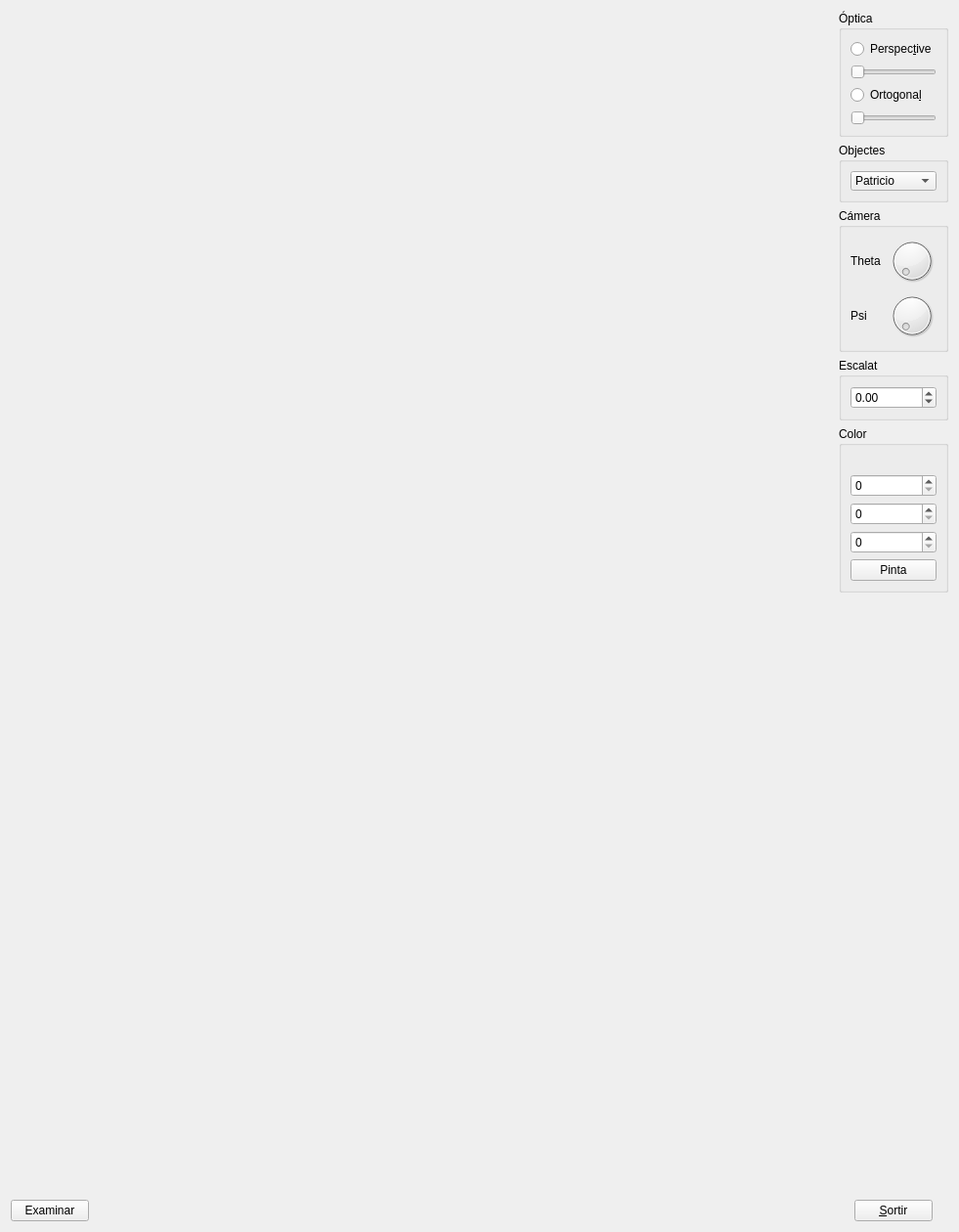
<?xml version="1.0" encoding="UTF-8"?>
<ui version="4.0">
 <class>MyForm</class>
 <widget class="QWidget" name="MyForm">
  <property name="geometry">
   <rect>
    <x>0</x>
    <y>0</y>
    <width>981</width>
    <height>1260</height>
   </rect>
  </property>
  <property name="sizePolicy">
   <sizepolicy hsizetype="Fixed" vsizetype="Fixed">
    <horstretch>0</horstretch>
    <verstretch>0</verstretch>
   </sizepolicy>
  </property>
  <property name="windowTitle">
   <string>Form</string>
  </property>
  <layout class="QHBoxLayout" name="horizontalLayout">
   <item>
    <layout class="QVBoxLayout" name="verticalLayout_9">
     <item>
      <widget class="MyGLWidget" name="widget" native="true">
       <property name="sizePolicy">
        <sizepolicy hsizetype="Expanding" vsizetype="Expanding">
         <horstretch>0</horstretch>
         <verstretch>0</verstretch>
        </sizepolicy>
       </property>
       <property name="maximumSize">
        <size>
         <width>1000</width>
         <height>1000</height>
        </size>
       </property>
      </widget>
     </item>
     <item alignment="Qt::AlignBottom">
      <widget class="MyPushButton" name="pushButton_3">
       <property name="sizePolicy">
        <sizepolicy hsizetype="Fixed" vsizetype="Fixed">
         <horstretch>0</horstretch>
         <verstretch>0</verstretch>
        </sizepolicy>
       </property>
       <property name="text">
        <string>Examinar</string>
       </property>
      </widget>
     </item>
    </layout>
   </item>
   <item>
    <layout class="QVBoxLayout" name="verticalLayout">
     <item>
      <widget class="QGroupBox" name="groupBox">
       <property name="sizePolicy">
        <sizepolicy hsizetype="Minimum" vsizetype="Minimum">
         <horstretch>0</horstretch>
         <verstretch>0</verstretch>
        </sizepolicy>
       </property>
       <property name="title">
        <string>Óptica</string>
       </property>
       <property name="checkable">
        <bool>false</bool>
       </property>
       <layout class="QVBoxLayout" name="verticalLayout_2">
        <item>
         <widget class="QRadioButton" name="radioButton">
          <property name="text">
           <string>Perspec&amp;tive</string>
          </property>
          <property name="autoExclusive">
           <bool>true</bool>
          </property>
         </widget>
        </item>
        <item>
         <widget class="QSlider" name="horizontalSlider_2">
          <property name="sizePolicy">
           <sizepolicy hsizetype="Ignored" vsizetype="Fixed">
            <horstretch>0</horstretch>
            <verstretch>0</verstretch>
           </sizepolicy>
          </property>
          <property name="minimum">
           <number>0</number>
          </property>
          <property name="maximum">
           <number>85</number>
          </property>
          <property name="value">
           <number>0</number>
          </property>
          <property name="orientation">
           <enum>Qt::Horizontal</enum>
          </property>
         </widget>
        </item>
        <item>
         <widget class="QRadioButton" name="radioButton_2">
          <property name="text">
           <string>Ortogona&amp;l</string>
          </property>
          <property name="checked">
           <bool>false</bool>
          </property>
          <property name="autoExclusive">
           <bool>true</bool>
          </property>
         </widget>
        </item>
        <item>
         <widget class="QSlider" name="horizontalSlider">
          <property name="sizePolicy">
           <sizepolicy hsizetype="Ignored" vsizetype="Fixed">
            <horstretch>0</horstretch>
            <verstretch>0</verstretch>
           </sizepolicy>
          </property>
          <property name="maximum">
           <number>100</number>
          </property>
          <property name="orientation">
           <enum>Qt::Horizontal</enum>
          </property>
         </widget>
        </item>
       </layout>
      </widget>
     </item>
     <item>
      <widget class="QGroupBox" name="groupBox_2">
       <property name="enabled">
        <bool>true</bool>
       </property>
       <property name="sizePolicy">
        <sizepolicy hsizetype="Minimum" vsizetype="Minimum">
         <horstretch>0</horstretch>
         <verstretch>0</verstretch>
        </sizepolicy>
       </property>
       <property name="title">
        <string>Objectes</string>
       </property>
       <layout class="QVBoxLayout" name="verticalLayout_3">
        <item>
         <widget class="QComboBox" name="comboBox">
          <property name="sizePolicy">
           <sizepolicy hsizetype="Fixed" vsizetype="Fixed">
            <horstretch>0</horstretch>
            <verstretch>0</verstretch>
           </sizepolicy>
          </property>
          <property name="maximumSize">
           <size>
            <width>100</width>
            <height>20</height>
           </size>
          </property>
          <item>
           <property name="text">
            <string>Patricio</string>
           </property>
          </item>
          <item>
           <property name="text">
            <string>Homer</string>
           </property>
          </item>
          <item>
           <property name="text">
            <string>Legoman</string>
           </property>
          </item>
          <item>
           <property name="text">
            <string>Vaca</string>
           </property>
          </item>
          <item>
           <property name="text">
            <string>Delfin</string>
           </property>
          </item>
          <item>
           <property name="text">
            <string>F16</string>
           </property>
          </item>
          <item>
           <property name="text">
            <string>Porsche</string>
           </property>
          </item>
         </widget>
        </item>
       </layout>
      </widget>
     </item>
     <item>
      <widget class="QGroupBox" name="groupBox_3">
       <property name="enabled">
        <bool>true</bool>
       </property>
       <property name="sizePolicy">
        <sizepolicy hsizetype="Minimum" vsizetype="Minimum">
         <horstretch>0</horstretch>
         <verstretch>0</verstretch>
        </sizepolicy>
       </property>
       <property name="title">
        <string>Cámera</string>
       </property>
       <layout class="QVBoxLayout" name="verticalLayout_5">
        <item>
         <layout class="QHBoxLayout" name="horizontalLayout_7">
          <item>
           <widget class="QLabel" name="label">
            <property name="sizePolicy">
             <sizepolicy hsizetype="Fixed" vsizetype="Fixed">
              <horstretch>0</horstretch>
              <verstretch>0</verstretch>
             </sizepolicy>
            </property>
            <property name="maximumSize">
             <size>
              <width>50</width>
              <height>50</height>
             </size>
            </property>
            <property name="text">
             <string>Theta</string>
            </property>
           </widget>
          </item>
          <item>
           <widget class="QDial" name="dial_5">
            <property name="sizePolicy">
             <sizepolicy hsizetype="Fixed" vsizetype="Fixed">
              <horstretch>0</horstretch>
              <verstretch>0</verstretch>
             </sizepolicy>
            </property>
            <property name="maximumSize">
             <size>
              <width>50</width>
              <height>50</height>
             </size>
            </property>
            <property name="maximum">
             <number>360</number>
            </property>
           </widget>
          </item>
         </layout>
        </item>
        <item>
         <layout class="QHBoxLayout" name="horizontalLayout_8">
          <item>
           <widget class="QLabel" name="label_2">
            <property name="sizePolicy">
             <sizepolicy hsizetype="Fixed" vsizetype="Fixed">
              <horstretch>0</horstretch>
              <verstretch>0</verstretch>
             </sizepolicy>
            </property>
            <property name="maximumSize">
             <size>
              <width>50</width>
              <height>50</height>
             </size>
            </property>
            <property name="text">
             <string>Psi</string>
            </property>
           </widget>
          </item>
          <item>
           <widget class="QDial" name="dial_2">
            <property name="sizePolicy">
             <sizepolicy hsizetype="Fixed" vsizetype="Fixed">
              <horstretch>0</horstretch>
              <verstretch>0</verstretch>
             </sizepolicy>
            </property>
            <property name="maximumSize">
             <size>
              <width>50</width>
              <height>50</height>
             </size>
            </property>
            <property name="maximum">
             <number>360</number>
            </property>
           </widget>
          </item>
         </layout>
        </item>
       </layout>
      </widget>
     </item>
     <item>
      <widget class="QGroupBox" name="groupBox_5">
       <property name="title">
        <string>Escalat</string>
       </property>
       <layout class="QVBoxLayout" name="verticalLayout_6">
        <item>
         <widget class="QDoubleSpinBox" name="doubleSpinBox">
          <property name="minimum">
           <double>-99.989999999999995</double>
          </property>
         </widget>
        </item>
       </layout>
      </widget>
     </item>
     <item>
      <widget class="QGroupBox" name="groupBox_6">
       <property name="title">
        <string>Color</string>
       </property>
       <layout class="QVBoxLayout" name="verticalLayout_7">
        <item>
         <widget class="MyLabel" name="label_5">
          <property name="text">
           <string/>
          </property>
         </widget>
        </item>
        <item>
         <widget class="QSpinBox" name="spinBox_5">
          <property name="maximum">
           <number>255</number>
          </property>
         </widget>
        </item>
        <item>
         <widget class="QSpinBox" name="spinBox_4">
          <property name="maximum">
           <number>255</number>
          </property>
         </widget>
        </item>
        <item>
         <widget class="QSpinBox" name="spinBox_3">
          <property name="maximum">
           <number>255</number>
          </property>
         </widget>
        </item>
        <item>
         <widget class="QPushButton" name="pushButton_2">
          <property name="text">
           <string>Pinta</string>
          </property>
         </widget>
        </item>
       </layout>
      </widget>
     </item>
     <item>
      <spacer name="verticalSpacer_2">
       <property name="orientation">
        <enum>Qt::Vertical</enum>
       </property>
       <property name="sizeHint" stdset="0">
        <size>
         <width>20</width>
         <height>40</height>
        </size>
       </property>
      </spacer>
     </item>
     <item alignment="Qt::AlignHCenter">
      <widget class="QPushButton" name="pushButton">
       <property name="sizePolicy">
        <sizepolicy hsizetype="Fixed" vsizetype="Fixed">
         <horstretch>0</horstretch>
         <verstretch>0</verstretch>
        </sizepolicy>
       </property>
       <property name="text">
        <string>&amp;Sortir</string>
       </property>
      </widget>
     </item>
    </layout>
   </item>
  </layout>
 </widget>
 <customwidgets>
  <customwidget>
   <class>MyGLWidget</class>
   <extends>QWidget</extends>
   <header>MyGLWidget.h</header>
   <container>1</container>
   <slots>
    <signal>updatepsi(int)</signal>
    <signal>updatetheta(int)</signal>
    <signal>setPressPrimera(bool)</signal>
    <signal>setPressTercera(bool)</signal>
    <signal>updatex(int)</signal>
    <signal>updatey(int)</signal>
    <signal>updateEscalat(double)</signal>
    <signal>updateslort(int)</signal>
    <signal>updateslfov(int)</signal>
    <signal>updatePers()</signal>
    <signal>updateOrt()</signal>
    <slot>ZoomPerspectiva(int)</slot>
    <slot>Perspective(bool)</slot>
    <slot>Ortogonal(bool)</slot>
    <slot>CarregaModel(QString)</slot>
    <slot>ZoomOrtogonal(int)</slot>
    <slot>updateTheta(int)</slot>
    <slot>updatePsi(int)</slot>
    <slot>updateX(int)</slot>
    <slot>updateY(int)</slot>
    <slot>Primera(bool)</slot>
    <slot>Tercera(bool)</slot>
    <slot>setEscalat(double)</slot>
    <slot>setRed(int)</slot>
    <slot>setGreen(int)</slot>
    <slot>setBlue(int)</slot>
    <slot>setSong(QString)</slot>
    <slot>updateHeight()</slot>
    <slot>updateWidth()</slot>
   </slots>
  </customwidget>
  <customwidget>
   <class>MyLabel</class>
   <extends>QLabel</extends>
   <header>MyLabel.h</header>
   <slots>
    <signal>setred(int)</signal>
    <signal>setgreen(int)</signal>
    <signal>setblue(int)</signal>
    <slot>updatered(int)</slot>
    <slot>updategreen(int)</slot>
    <slot>updateblue(int)</slot>
    <slot>send()</slot>
    <slot>setFile()</slot>
   </slots>
  </customwidget>
  <customwidget>
   <class>MyPushButton</class>
   <extends>QPushButton</extends>
   <header>MyPushButton.h</header>
   <slots>
    <signal>setFile(QString)</signal>
    <slot>myClicked()</slot>
   </slots>
  </customwidget>
 </customwidgets>
 <resources/>
 <connections>
  <connection>
   <sender>pushButton</sender>
   <signal>clicked()</signal>
   <receiver>MyForm</receiver>
   <slot>close()</slot>
   <hints>
    <hint type="sourcelabel">
     <x>910</x>
     <y>1240</y>
    </hint>
    <hint type="destinationlabel">
     <x>693</x>
     <y>529</y>
    </hint>
   </hints>
  </connection>
  <connection>
   <sender>radioButton</sender>
   <signal>clicked(bool)</signal>
   <receiver>widget</receiver>
   <slot>Perspective(bool)</slot>
   <hints>
    <hint type="sourcelabel">
     <x>927</x>
     <y>56</y>
    </hint>
    <hint type="destinationlabel">
     <x>507</x>
     <y>89</y>
    </hint>
   </hints>
  </connection>
  <connection>
   <sender>radioButton_2</sender>
   <signal>clicked(bool)</signal>
   <receiver>widget</receiver>
   <slot>Ortogonal(bool)</slot>
   <hints>
    <hint type="sourcelabel">
     <x>927</x>
     <y>119</y>
    </hint>
    <hint type="destinationlabel">
     <x>507</x>
     <y>84</y>
    </hint>
   </hints>
  </connection>
  <connection>
   <sender>comboBox</sender>
   <signal>currentTextChanged(QString)</signal>
   <receiver>widget</receiver>
   <slot>CarregaModel(QString)</slot>
   <hints>
    <hint type="sourcelabel">
     <x>917</x>
     <y>216</y>
    </hint>
    <hint type="destinationlabel">
     <x>507</x>
     <y>231</y>
    </hint>
   </hints>
  </connection>
  <connection>
   <sender>radioButton</sender>
   <signal>toggled(bool)</signal>
   <receiver>horizontalSlider_2</receiver>
   <slot>setVisible(bool)</slot>
   <hints>
    <hint type="sourcelabel">
     <x>927</x>
     <y>48</y>
    </hint>
    <hint type="destinationlabel">
     <x>927</x>
     <y>91</y>
    </hint>
   </hints>
  </connection>
  <connection>
   <sender>radioButton_2</sender>
   <signal>toggled(bool)</signal>
   <receiver>horizontalSlider</receiver>
   <slot>setVisible(bool)</slot>
   <hints>
    <hint type="sourcelabel">
     <x>927</x>
     <y>119</y>
    </hint>
    <hint type="destinationlabel">
     <x>927</x>
     <y>154</y>
    </hint>
   </hints>
  </connection>
  <connection>
   <sender>horizontalSlider</sender>
   <signal>sliderMoved(int)</signal>
   <receiver>widget</receiver>
   <slot>ZoomOrtogonal(int)</slot>
   <hints>
    <hint type="sourcelabel">
     <x>927</x>
     <y>154</y>
    </hint>
    <hint type="destinationlabel">
     <x>507</x>
     <y>208</y>
    </hint>
   </hints>
  </connection>
  <connection>
   <sender>horizontalSlider_2</sender>
   <signal>sliderMoved(int)</signal>
   <receiver>widget</receiver>
   <slot>ZoomPerspectiva(int)</slot>
   <hints>
    <hint type="sourcelabel">
     <x>927</x>
     <y>91</y>
    </hint>
    <hint type="destinationlabel">
     <x>507</x>
     <y>112</y>
    </hint>
   </hints>
  </connection>
  <connection>
   <sender>dial_2</sender>
   <signal>sliderMoved(int)</signal>
   <receiver>widget</receiver>
   <slot>updatePsi(int)</slot>
   <hints>
    <hint type="sourcelabel">
     <x>924</x>
     <y>367</y>
    </hint>
    <hint type="destinationlabel">
     <x>482</x>
     <y>396</y>
    </hint>
   </hints>
  </connection>
  <connection>
   <sender>widget</sender>
   <signal>updatepsi(int)</signal>
   <receiver>dial_2</receiver>
   <slot>setValue(int)</slot>
   <hints>
    <hint type="sourcelabel">
     <x>507</x>
     <y>396</y>
    </hint>
    <hint type="destinationlabel">
     <x>924</x>
     <y>367</y>
    </hint>
   </hints>
  </connection>
  <connection>
   <sender>doubleSpinBox</sender>
   <signal>valueChanged(double)</signal>
   <receiver>widget</receiver>
   <slot>setEscalat(double)</slot>
   <hints>
    <hint type="sourcelabel">
     <x>927</x>
     <y>437</y>
    </hint>
    <hint type="destinationlabel">
     <x>487</x>
     <y>396</y>
    </hint>
   </hints>
  </connection>
  <connection>
   <sender>widget</sender>
   <signal>updateEscalat(double)</signal>
   <receiver>doubleSpinBox</receiver>
   <slot>setValue(double)</slot>
   <hints>
    <hint type="sourcelabel">
     <x>507</x>
     <y>396</y>
    </hint>
    <hint type="destinationlabel">
     <x>927</x>
     <y>437</y>
    </hint>
   </hints>
  </connection>
  <connection>
   <sender>pushButton_2</sender>
   <signal>clicked()</signal>
   <receiver>label_5</receiver>
   <slot>send()</slot>
   <hints>
    <hint type="sourcelabel">
     <x>927</x>
     <y>628</y>
    </hint>
    <hint type="destinationlabel">
     <x>927</x>
     <y>496</y>
    </hint>
   </hints>
  </connection>
  <connection>
   <sender>label_5</sender>
   <signal>setred(int)</signal>
   <receiver>widget</receiver>
   <slot>setRed(int)</slot>
   <hints>
    <hint type="sourcelabel">
     <x>927</x>
     <y>496</y>
    </hint>
    <hint type="destinationlabel">
     <x>521</x>
     <y>396</y>
    </hint>
   </hints>
  </connection>
  <connection>
   <sender>label_5</sender>
   <signal>setgreen(int)</signal>
   <receiver>widget</receiver>
   <slot>setGreen(int)</slot>
   <hints>
    <hint type="sourcelabel">
     <x>927</x>
     <y>496</y>
    </hint>
    <hint type="destinationlabel">
     <x>530</x>
     <y>396</y>
    </hint>
   </hints>
  </connection>
  <connection>
   <sender>label_5</sender>
   <signal>setblue(int)</signal>
   <receiver>widget</receiver>
   <slot>setBlue(int)</slot>
   <hints>
    <hint type="sourcelabel">
     <x>927</x>
     <y>496</y>
    </hint>
    <hint type="destinationlabel">
     <x>527</x>
     <y>396</y>
    </hint>
   </hints>
  </connection>
  <connection>
   <sender>spinBox_3</sender>
   <signal>valueChanged(int)</signal>
   <receiver>label_5</receiver>
   <slot>updateblue(int)</slot>
   <hints>
    <hint type="sourcelabel">
     <x>927</x>
     <y>595</y>
    </hint>
    <hint type="destinationlabel">
     <x>927</x>
     <y>496</y>
    </hint>
   </hints>
  </connection>
  <connection>
   <sender>spinBox_4</sender>
   <signal>valueChanged(int)</signal>
   <receiver>label_5</receiver>
   <slot>updategreen(int)</slot>
   <hints>
    <hint type="sourcelabel">
     <x>927</x>
     <y>562</y>
    </hint>
    <hint type="destinationlabel">
     <x>927</x>
     <y>496</y>
    </hint>
   </hints>
  </connection>
  <connection>
   <sender>spinBox_5</sender>
   <signal>valueChanged(int)</signal>
   <receiver>label_5</receiver>
   <slot>updatered(int)</slot>
   <hints>
    <hint type="sourcelabel">
     <x>927</x>
     <y>529</y>
    </hint>
    <hint type="destinationlabel">
     <x>927</x>
     <y>496</y>
    </hint>
   </hints>
  </connection>
  <connection>
   <sender>pushButton_3</sender>
   <signal>clicked()</signal>
   <receiver>pushButton_3</receiver>
   <slot>myClicked()</slot>
   <hints>
    <hint type="sourcelabel">
     <x>75</x>
     <y>1236</y>
    </hint>
    <hint type="destinationlabel">
     <x>94</x>
     <y>1236</y>
    </hint>
   </hints>
  </connection>
  <connection>
   <sender>pushButton_3</sender>
   <signal>setFile(QString)</signal>
   <receiver>widget</receiver>
   <slot>setSong(QString)</slot>
   <hints>
    <hint type="sourcelabel">
     <x>94</x>
     <y>1236</y>
    </hint>
    <hint type="destinationlabel">
     <x>50</x>
     <y>396</y>
    </hint>
   </hints>
  </connection>
  <connection>
   <sender>widget</sender>
   <signal>updateslort(int)</signal>
   <receiver>horizontalSlider</receiver>
   <slot>setValue(int)</slot>
   <hints>
    <hint type="sourcelabel">
     <x>805</x>
     <y>173</y>
    </hint>
    <hint type="destinationlabel">
     <x>884</x>
     <y>133</y>
    </hint>
   </hints>
  </connection>
  <connection>
   <sender>widget</sender>
   <signal>updateslfov(int)</signal>
   <receiver>horizontalSlider_2</receiver>
   <slot>setValue(int)</slot>
   <hints>
    <hint type="sourcelabel">
     <x>774</x>
     <y>54</y>
    </hint>
    <hint type="destinationlabel">
     <x>866</x>
     <y>77</y>
    </hint>
   </hints>
  </connection>
  <connection>
   <sender>widget</sender>
   <signal>updateOrt()</signal>
   <receiver>radioButton_2</receiver>
   <slot>click()</slot>
   <hints>
    <hint type="sourcelabel">
     <x>810</x>
     <y>137</y>
    </hint>
    <hint type="destinationlabel">
     <x>954</x>
     <y>108</y>
    </hint>
   </hints>
  </connection>
  <connection>
   <sender>widget</sender>
   <signal>updatePers()</signal>
   <receiver>radioButton</receiver>
   <slot>click()</slot>
   <hints>
    <hint type="sourcelabel">
     <x>807</x>
     <y>22</y>
    </hint>
    <hint type="destinationlabel">
     <x>887</x>
     <y>48</y>
    </hint>
   </hints>
  </connection>
  <connection>
   <sender>dial_5</sender>
   <signal>sliderMoved(int)</signal>
   <receiver>widget</receiver>
   <slot>updateTheta(int)</slot>
   <hints>
    <hint type="sourcelabel">
     <x>913</x>
     <y>298</y>
    </hint>
    <hint type="destinationlabel">
     <x>813</x>
     <y>307</y>
    </hint>
   </hints>
  </connection>
  <connection>
   <sender>widget</sender>
   <signal>updatetheta(int)</signal>
   <receiver>dial_5</receiver>
   <slot>setValue(int)</slot>
   <hints>
    <hint type="sourcelabel">
     <x>774</x>
     <y>265</y>
    </hint>
    <hint type="destinationlabel">
     <x>950</x>
     <y>275</y>
    </hint>
   </hints>
  </connection>
 </connections>
</ui>
